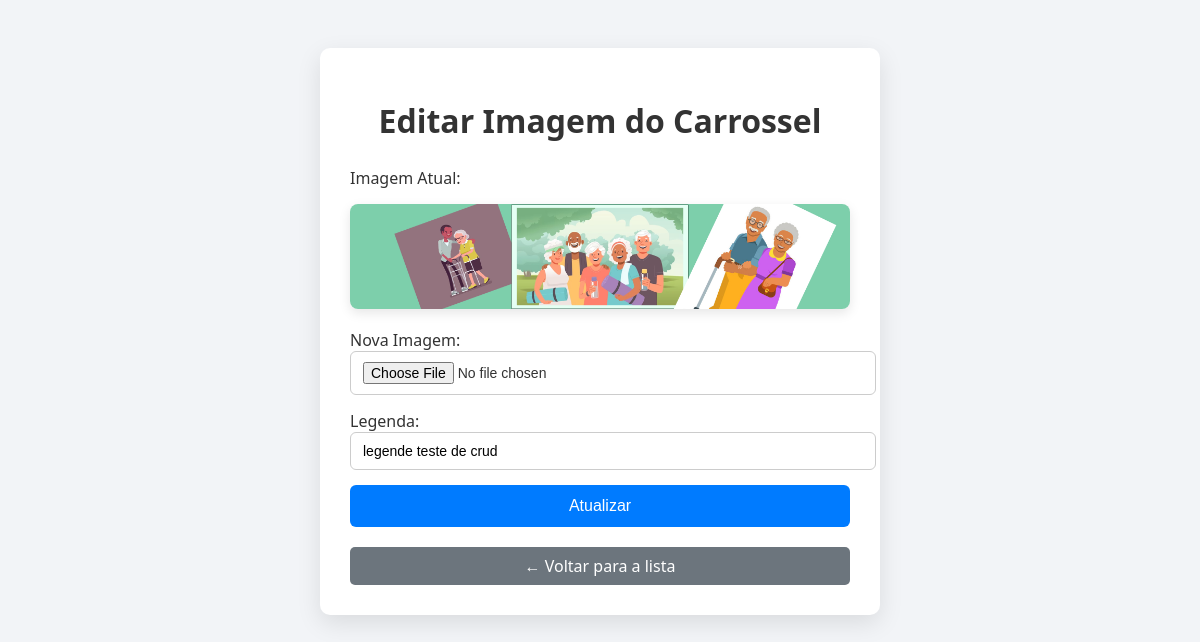
The page /painel_admin/carrosel-editar.php?id=21 (signed in) on the database its author committed.
### tables this page shows
CREATE TABLE `carrossel` (
  `id` int(11) NOT NULL,
  `imagem` varchar(255) DEFAULT NULL,
  `legenda` varchar(255) DEFAULT NULL
);

### painel_admin/carrosel-editar.php (the view, shortened to what this page needs)
<?php
include('../conexao.php');
$id = (int) $_GET['id'];
$registro = $conexao->query("SELECT * FROM carrossel WHERE id = $id")->fetch_assoc();
?>
<!DOCTYPE html>
<html lang="pt-br">
<head>
</head>
<body>
  <div class="container">
    <h1>Editar Imagem do Carrossel</h1>
    <form method="POST" enctype="multipart/form-data">
      <label>Imagem Atual:</label>
      <img src="carrosel-upload/<?= htmlspecialchars($registro['imagem']); ?>" alt="Imagem Atual">
      <label>Nova Imagem:
        <input type="file" name="imagem" accept="image/*">
      </label>
      <label>Legenda:
        <input type="text" name="legenda" value="<?= htmlspecialchars($registro['legenda']); ?>" required>
      </label>
      <button type="submit">Atualizar</button>
    </form>
    <a href="carrosel-lista.php" class="voltar">← Voltar para a lista</a>
  </div>
</body>
</html>

### painel_admin/carrosel-editar.php (style rules this page uses)
body { font-family: 'Segoe UI', Tahoma, Geneva, Verdana, sans-serif; background: #f2f4f7; display: flex; justify-content: center; align-items: flex-start; min-height: 100vh; padding: 40px 20px; }
.container { background: #fff; padding: 30px; border-radius: 10px; max-width: 500px; width: 100%; box-shadow: 0 8px 25px rgba(0,0,0,0.1); }
h1 { text-align: center; color: #333; margin-bottom: 25px; }
label { display: block; margin-bottom: 15px; color: #333; font-weight: 500; }
input[type="text"], input[type="file"] { width: 100%; padding: 10px 12px; border: 1px solid #ccc; border-radius: 6px; font-size: 14px; transition: border 0.3s ease; }
img { display: block; max-width: 100%; border-radius: 8px; margin: 0 auto 20px auto; box-shadow: 0 4px 12px rgba(0,0,0,0.1); height: auto; }
button { background: #007bff; color: #fff; border: none; padding: 12px 20px; font-size: 16px; border-radius: 6px; cursor: pointer; width: 100%; transition: background 0.3s ease; }
a.voltar { display: inline-block; background: #6c757d; color: #fff; padding: 8px 14px; border-radius: 5px; margin-top: 20px; text-decoration: none; transition: background 0.3s ease; width: 100%; text-align: center; box-sizing: border-box; }

### rows shown on the page
carrossel: imagem (picture), legenda "legende teste de crud"
